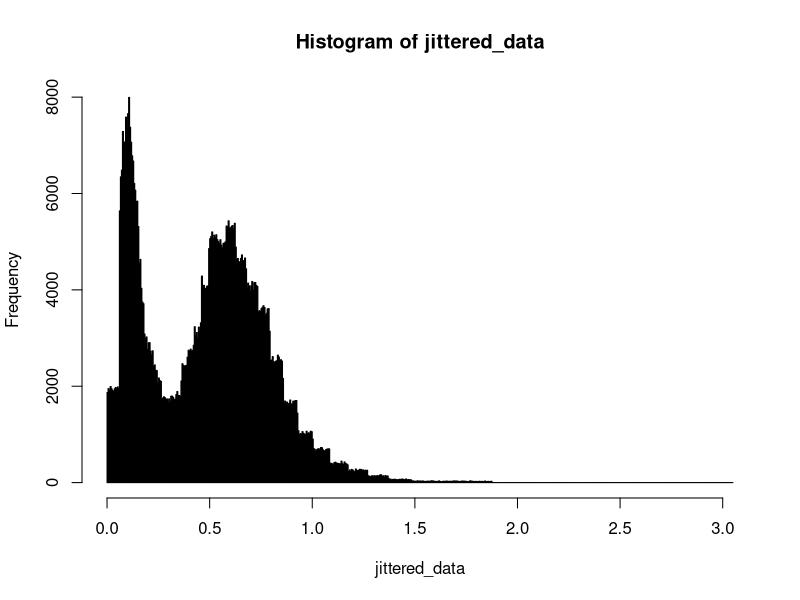

The R source for this figure: (Note: this script raises an error after producing the figure.)
#function to sample from a Gaussian mixture model
rbilnorm <- function(N, mu1, mu2, sigma1, sigma2, tau){
  ind <- I(runif(N) > tau)
  X <- rep(0,N)
  X[ind] <- rlnorm(sum(ind), mu1, sigma1)
  X[!ind] <- rlnorm(sum(!ind), mu2, sigma2)
  return(X)
}

#pdf from the Gaussian mixture model
dbilnorm2 <- function(x, mu1, mu2, sigma1, sigma2, tau){
  y <- (1-tau)*dlnorm(x,mu1,sigma1) + tau*dlnorm(x,mu2,sigma2)
  return(y)
}

dbilnorm <- function(x, mu1, mu2, sigma1, sigma2, tau){
  y <- (1-tau)*dlnorm(x, mu1, sigma1) + tau * dlnorm(x, mu2, sigma2)
  return(y)
}

#EM algorithm for GMMM
EM = function(x, mu1, mu2, sigma1, sigma2, tau) {
  n = length(x)
  lold = 0
  lnew = 10
  while (abs(lold-lnew) > 10^-2) {
    #calculate log likelihood for convergence criteria
    lold = sum(log((1 - tau)*dlnorm(x, mean = mu1, sd = sigma1) + tau * dlnorm(x, mean = mu2, sd = sigma2)))
    p = dlnorm(x, mean = mu2, sd = sigma2) * tau / dbilnorm(x, mu1, mu2, sigma1, sigma2, tau)
    #update the parameters according to ML estimator of slide 15, week 7
    tau = 1/n * sum(p)
    mu1 = sum(log(x) * (1 - p)) / sum(1 - p)
    mu2 = sum(log(x) * p) / sum(p)
    sigma1 = sqrt(sum((1 - p) * ((log(x) - mu1)^2)) / sum(1 - p))
    sigma2 = sqrt(sum(p * ((log(x) - mu2)^2)) / sum(p))
    #calculate log likelihood for convergence criteria
    lnew = sum(log((1 - tau)*dlnorm(x, mean = mu1, sd = sigma1) + tau * dlnorm(x, mean = mu2, sd = sigma2)))
  }
  return(c(mu1, mu2, sigma1, sigma2, tau))
}

data = read.csv(file = "Project-1/1_snow_particles.csv")
num_inbin = length(data$X)
num_part = data$particles.detected[1]
for (i in 1:length(data$X)) {
  num_inbin[i] = round(data$retained....[i] / 100 * num_part)
}
#jitter the data
n = sum(num_inbin)
counter = 0
jittered_data = rep(0, n)
data$endpoint[52] = 3.25 
for (i in 1:length(num_inbin)) {
  interval_length = data$endpoint[i] - data$startpoint[i]
  for(j in 1:num_inbin[i]) {
    jittered_data[j + counter] = data$startpoint[i] + 
      runif(1, min = 0, max = interval_length)
  }
  counter = counter + num_inbin[i]
}
breaks = seq(from = 0, to = 3, by = 0.01)
hist(jittered_data, breaks=1000) # histogram of jittered data
#barplot(height = data$retained...., width = width) # histogram with bins of the data
mu1 <- -3
mu2 <- -0.5
sigma1 <- 0.3
sigma2 <- 0.4
tau <- 0.7
estim = EM(jittered_data, mu1, mu2, sigma1, sigma2, tau)
print(estim)

#optimization 
#write log likelihood function of binned data
cdfbilognorm = function(x, mu1, mu2, sigma1, sigma2, tau) {
  y <- (1 - tau) * plnorm(x, mu1, sigma1) + tau * plnorm(x, mu2, sigma2)
  return(y)
}

negloglikelihood = function(par) {
  logli = 0
  mu1 = par[1]
  mu2 = par[2]
  sigma1 = par[3]
  sigma2 = par[4]
  tau = par[5]
  for (i in 1:length(data$X)) {
    logli = logli + (num_inbin[i]) * log((cdfbilognorm(data$endpoint[i], mu1, mu2, sigma1, sigma2, tau) - 
                       cdfbilognorm(data$startpoint[i], mu1, mu2, sigma1, sigma2, tau)))
  }
  return(-logli)
}
out = optim(estim, negloglikelihood)
estim_opt = as.numeric(unlist(out[1]))
mu1_opt = estim_opt[1]
mu2_opt = estim_opt[2]
sigma1_opt = estim_opt[3]
sigma2_opt = estim_opt[4]
tau_opt = estim_opt[5]
x_grid = seq(from = 0, to = 3, by = 0.01)
pdf_est = dbilnorm(x_grid, mu1_opt, mu2_opt, sigma1_opt, sigma2_opt, tau_opt)
jittered_pdf = density(x = jittered_data)
plot(jittered_pdf)
lines(x_grid, pdf_est, col = "red")


width = rep(0, length(data$X))
for (i in 1:length(data$X)) {
  width[i] = data$endpoint[i] - data$startpoint[i]
}

# bootstrap
n_bootstrap = 2000 # number of bootstrap samples
ndata_boot = 1000 # number of data in bootstrap sample
bootstrap_data = matrix(nrow = ndata_boot, ncol = n_bootstrap) 
for (i in 1:n_bootstrap) {
  set.seed(i) # different seed for each bootstrap data
  bootstrap_data[, i] = rbilnorm(ndata_boot, mu1_opt, mu2_opt, sigma1_opt, sigma2_opt, tau_opt)
}
#bin the bootstrap data
binned_bootstrap_data = matrix(nrow = length(data$X), ncol = n_bootstrap)
for (i in 1:n_bootstrap) {
  for (j in 1:length(data$X)) {
    counter = 0
    for (k in 1:ndata_boot) {
      if (data$startpoint[j] <= bootstrap_data[k, i] && data$endpoint[j] > bootstrap_data[k, i]) {
        counter = counter + 1
      }
    }
    binned_bootstrap_data[j, i] = counter # number of data points in j-th bin
  }
}

# jitter the binned bootstrap samples
jittered_boot_data = matrix(nrow = ndata_boot, ncol = n_bootstrap)
for (k in 1:n_bootstrap) {
  counter = 0
  for (i in 1:length(data$X)) {
    interval_length = data$endpoint[i] - data$startpoint[i]
    for(j in 1:binned_bootstrap_data[i, k]) {
      if (binned_bootstrap_data[i, k] == 0) {
        next
      }
      jittered_boot_data[j + counter, k] = data$startpoint[i] + 
        runif(1, min = 0, max = interval_length)
    }
    counter = counter + binned_bootstrap_data[i, k]
  }
}

#estimate the parameters for each bootstrap sample
estim_boot = matrix(nrow = 5, ncol = n_bootstrap)
for (i in 1:n_bootstrap) {
  estim_boot[, i] = EM(jittered_boot_data[, i], mu1, mu2, sigma1, sigma2, tau)
}
estim_boot_opt = matrix(nrow = 5, ncol = n_bootstrap)
for (i in 1:n_bootstrap) {
  out = optim(estim_boot[, i], negloglikelihood)
  estim_boot_opt[, i] = as.numeric(unlist(out[1]))
}
 
#Calculate the kolmogorov smirnoff statisitc
#create data to use for ecdf for binned data
counter = 0
ecdf_data = rep(0, n)
for (i in 1:length(num_inbin)) {
  interval_length = data$endpoint[i] - data$startpoint[i]
  for(j in 1:num_inbin[i]) {
    ecdf_data[j + counter] = data$startpoint[i] + interval_length / j
  }
  counter = counter + num_inbin[i]
}
ecdf_binned = ecdf(ecdf_data)
grid = seq(from = 0, to = 3.25, by = 0.01)
kol_smir = 0 
for (i in 1:length(grid)) {
  a = abs(ecdf_binned(grid[i]) - 
            cdfbilognorm(grid[i], mu1_opt, mu2_opt, sigma1_opt, sigma2_opt, tau_opt))
  if (a > kol_smir) {
    kol_smir = a
  }
}

#calculate T_b^*
T_b = rep(0, n_bootstrap)
for (k in 1:n_bootstrap) {
  counter = 0
  ecdf_boot_data = rep(0, ndata_boot)
  for (i in 1:length(data$X)) {
    interval_length = data$endpoint[i] - data$startpoint[i]
    for(j in 1:binned_bootstrap_data[i, k]) {
      if (binned_bootstrap_data[i, k] == 0) {
        next
      }
      ecdf_boot_data[j + counter] = data$startpoint[i] + interval_length / j
    }
    counter = counter + binned_bootstrap_data[i, k]
  }
  ecdf_boot = ecdf(ecdf_boot_data)
  for (j in 1:length(grid)) {
    a = abs(ecdf_boot(grid[j]) - 
              cdfbilognorm(grid[j], estim_boot_opt[1, k], estim_boot_opt[2, k], 
                           estim_boot_opt[3, k], estim_boot_opt[4, k], estim_boot_opt[5, k]))
    if (a > T_b[k]) {
      T_b[k] = a
    }
  }
}

#calculate the estimated p value
a = 0
for (k in 1:n_bootstrap) {
  if (T_b[k] > kol_smir) {
    a = a + 1
  }
}
p = 1 / (n_bootstrap + 1) * (a + 1)
